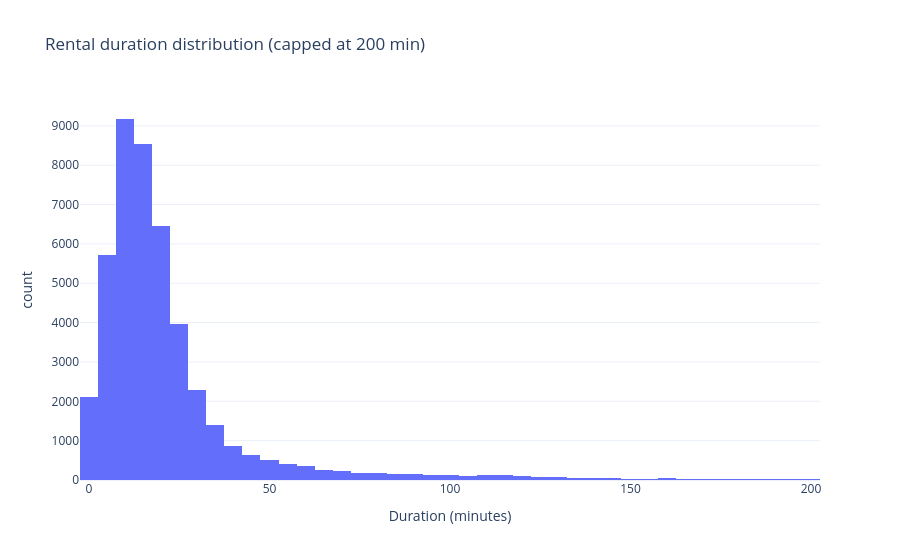

Notebook code for this chart:
### Code cell
fig = px.histogram(
    df_clean[df_clean['duration_min'] <= 200],
    x='duration_min',
    nbins=80,
    title='Rental duration distribution (capped at 200 min)',
    labels={'duration_min': 'Duration (minutes)'},
    template='plotly_white'
)

fig.show()

### Figure 1 — Plotly figure (JSON) as saved in the notebook; plotly's stock layout.template omitted (floating-point values rounded to 4 significant figures; data arrays with more than 128 entries replaced by an {"elided": "..."} marker saying what was removed)
{"data": [{"alignmentgroup": "True", "bingroup": "x", "hovertemplate": "Duration (minutes)=%{x}<br>count=%{y}<extra></extra>", "legendgroup": "", "marker": {"color": "#636efa", "pattern": {"shape": ""}}, "name": "", "nbinsx": 80, "offsetgroup": "", "orientation": "v", "showlegend": false, "type": "histogram", "x": {"elided": "44840 float values"}, "xaxis": "x", "yaxis": "y"}], "layout": {"barmode": "relative", "legend": {"tracegroupgap": 0}, "title": {"text": "Rental duration distribution (capped at 200 min)"}, "xaxis": {"anchor": "y", "domain": [0, 1], "title": {"text": "Duration (minutes)"}}, "yaxis": {"anchor": "x", "domain": [0, 1], "title": {"text": "count"}}}}
